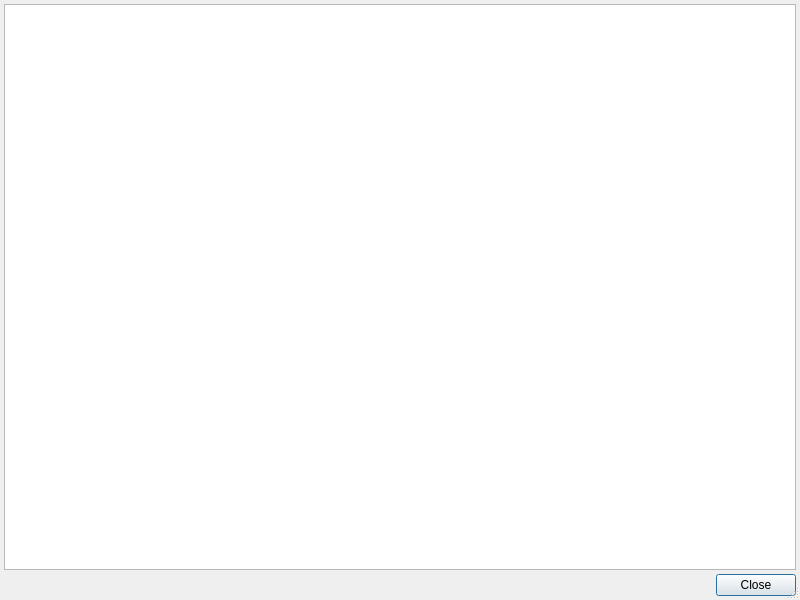
<?xml version="1.0" encoding="UTF-8"?>
<ui version="4.0">
 <class>ViewDataset</class>
 <widget class="QDialog" name="ViewDataset">
  <property name="geometry">
   <rect>
    <x>0</x>
    <y>0</y>
    <width>800</width>
    <height>600</height>
   </rect>
  </property>
  <property name="windowTitle">
   <string>View dataset</string>
  </property>
  <property name="sizeGripEnabled">
   <bool>true</bool>
  </property>
  <layout class="QVBoxLayout" name="verticalLayout">
   <property name="spacing">
    <number>4</number>
   </property>
   <property name="leftMargin">
    <number>4</number>
   </property>
   <property name="topMargin">
    <number>4</number>
   </property>
   <property name="rightMargin">
    <number>4</number>
   </property>
   <property name="bottomMargin">
    <number>4</number>
   </property>
   <item>
    <widget class="QTreeView" name="twRows"/>
   </item>
   <item>
    <widget class="QDialogButtonBox" name="buttonBox">
     <property name="orientation">
      <enum>Qt::Horizontal</enum>
     </property>
     <property name="standardButtons">
      <set>QDialogButtonBox::Close</set>
     </property>
    </widget>
   </item>
  </layout>
 </widget>
 <resources/>
 <connections>
  <connection>
   <sender>buttonBox</sender>
   <signal>accepted()</signal>
   <receiver>ViewDataset</receiver>
   <slot>accept()</slot>
   <hints>
    <hint type="sourcelabel">
     <x>248</x>
     <y>254</y>
    </hint>
    <hint type="destinationlabel">
     <x>157</x>
     <y>274</y>
    </hint>
   </hints>
  </connection>
  <connection>
   <sender>buttonBox</sender>
   <signal>rejected()</signal>
   <receiver>ViewDataset</receiver>
   <slot>reject()</slot>
   <hints>
    <hint type="sourcelabel">
     <x>316</x>
     <y>260</y>
    </hint>
    <hint type="destinationlabel">
     <x>286</x>
     <y>274</y>
    </hint>
   </hints>
  </connection>
 </connections>
</ui>
